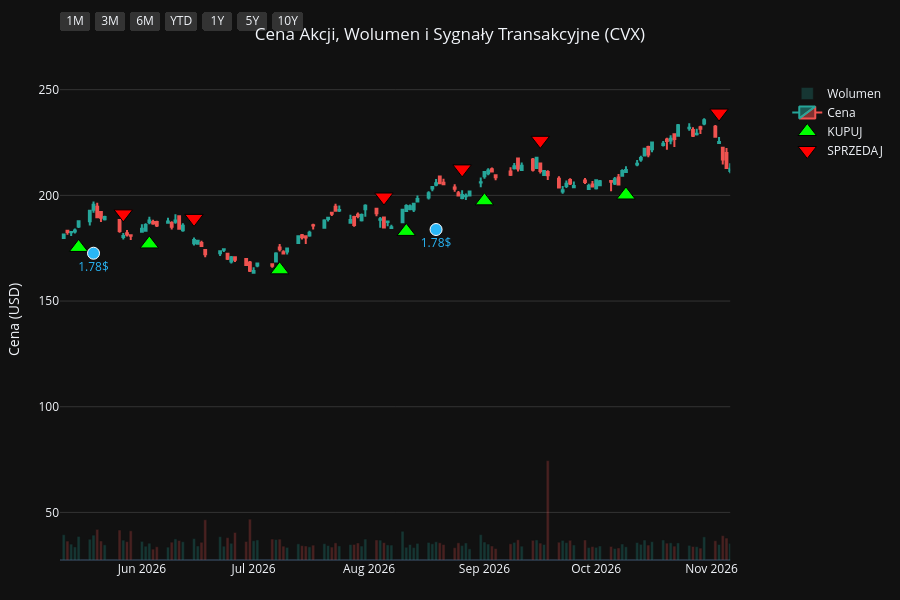
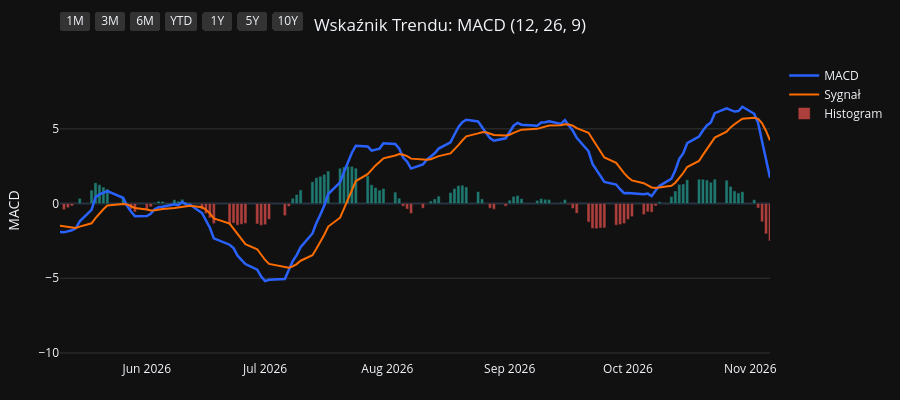
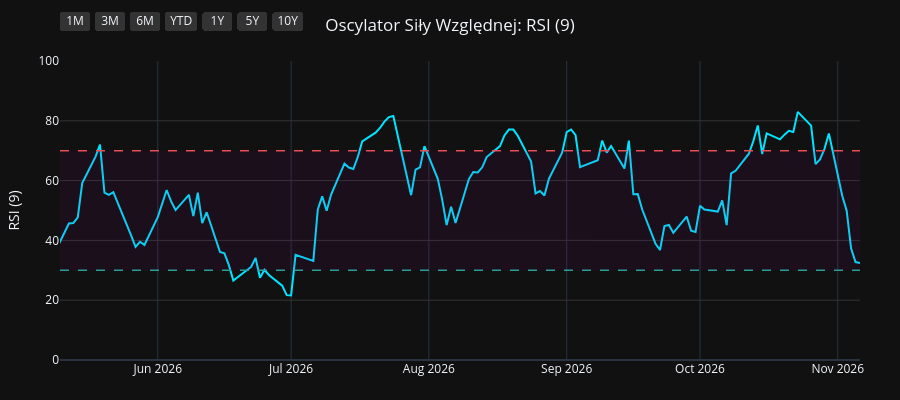
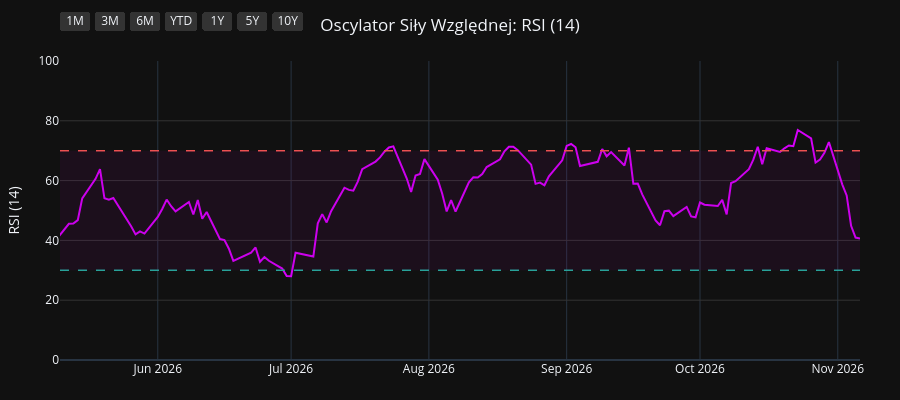

Here is the notebook cell these charts were saved with, in order:
### Code cell
import os
import yfinance as yf
import pandas as pd
import pandas_ta as ta
import plotly.graph_objects as go
from plotly.subplots import make_subplots

# 1. Pobranie i przygotowanie danych
symbol = os.environ.get("STOCK_TICKER", "").strip().upper()
if not symbol:
    raise RuntimeError("Set STOCK_TICKER before running price_extractor.ipynb")
df = yf.Ticker(symbol).history(period="10y")
df.index = df.index.tz_localize(None)

# Wskaźniki i sygnały
df.ta.macd(fast=12, slow=26, signal=9, append=True)
df.ta.rsi(length=9, append=True)
df.ta.rsi(length=14, append=True)
df.ta.rsi(length=21, append=True)
df.dropna(inplace=True)

macd = df['MACD_12_26_9']
signal = df['MACDs_12_26_9']
wczorajszy_macd = macd.shift(1)
wczorajszy_signal = signal.shift(1)

df['Decyzja'] = 'BRAK'
df.loc[(macd > signal) & (wczorajszy_macd <= wczorajszy_signal), 'Decyzja'] = 'KUPUJ'
df.loc[(macd < signal) & (wczorajszy_macd >= wczorajszy_signal), 'Decyzja'] = 'SPRZEDAJ'

df_kupuj = df[df['Decyzja'] == 'KUPUJ']
df_sprzedaj = df[df['Decyzja'] == 'SPRZEDAJ']
df_dywidendy = df[df['Dividends'] > 0]
df_splity = df[df['Stock Splits'] > 0]

# Wspólna konfiguracja osi X
konfiguracja_osi_x = dict(
    type="date",
    showspikes=True, spikemode="across", spikesnap="cursor", spikedash="dot", spikecolor="#ffffff", spikethickness=1, hoverformat="%Y-%m-%d",
    rangeselector=dict(
        buttons=list([
            dict(count=1, label="1M", step="month", stepmode="backward"),
            dict(count=3, label="3M", step="month", stepmode="backward"),
            dict(count=6, label="6M", step="month", stepmode="backward"),
            dict(count=1, label="YTD", step="year", stepmode="todate"),
            dict(count=1, label="1Y", step="year", stepmode="backward"),
            dict(count=5, label="5Y", step="year", stepmode="backward"),
            dict(step="all", label="10Y")
        ]),
        bgcolor="#333333", activecolor="#2962ff", x=0, y=1.1
    )
)

# ==========================================
# WYKRES 1: CENA + WOLUMEN + SYGNAŁY
# ==========================================
fig1 = make_subplots(specs=[[{"secondary_y": True}]])

kolory_wolumenu = ['#26a69a' if row['Close'] >= row['Open'] else '#ef5350' for index, row in df.iterrows()]
fig1.add_trace(go.Bar(x=df.index, y=df['Volume'], marker_color=kolory_wolumenu, opacity=0.25, name='Wolumen'), secondary_y=True)
fig1.add_trace(go.Candlestick(x=df.index, open=df['Open'], high=df['High'], low=df['Low'], close=df['Close'], name='Cena', increasing_line_color='#26a69a', decreasing_line_color='#ef5350'), secondary_y=False)
fig1.add_trace(go.Scatter(x=df_kupuj.index, y=df_kupuj['Low'] * 0.95, customdata=df_kupuj[['Low', 'High']], mode='markers', marker=dict(symbol='triangle-up', size=16, color='#00ff00', line=dict(width=1, color='black')), name='KUPUJ', hovertemplate='KUPUJ<br>Najniższa: %{customdata[0]:.2f}<br>Najwyższa: %{customdata[1]:.2f}<extra></extra>'), secondary_y=False)
fig1.add_trace(go.Scatter(x=df_sprzedaj.index, y=df_sprzedaj['High'] * 1.05, customdata=df_sprzedaj[['Low', 'High']], mode='markers', marker=dict(symbol='triangle-down', size=16, color='#ff0000', line=dict(width=1, color='black')), name='SPRZEDAJ', hovertemplate='SPRZEDAJ<br>Najniższa: %{customdata[0]:.2f}<br>Najwyższa: %{customdata[1]:.2f}<extra></extra>'), secondary_y=False)

if not df_dywidendy.empty:
    fig1.add_trace(go.Scatter(x=df_dywidendy.index, y=df_dywidendy['Low'] * 0.90, mode='markers+text', marker=dict(symbol='circle', size=12, color='#29b6f6', line=dict(width=1, color='white')), text=df_dywidendy['Dividends'].apply(lambda x: f"{x}$"), textposition="bottom center", name='Dywidenda', showlegend=False, hovertemplate='Dywidenda: %{text}<extra></extra>', textfont=dict(color="#29b6f6")), secondary_y=False)
if not df_splity.empty:
                    fig1.add_trace(go.Scatter(x=df_splity.index, y=df_splity['High'], mode='markers+text', marker=dict(symbol='star', size=16, color='#ffee58', line=dict(width=1, color='black')), text=df_splity['Stock Splits'].apply(lambda x: f"{x:g}:1" if x >= 1 else f"1:{1 / x:g}"), textposition="top center", name='Split', hovertemplate='%{text}<extra></extra>', textfont=dict(color="#ffee58")), secondary_y=False)

fig1.update_layout(title=dict(text=f"Cena Akcji, Wolumen i Sygnały Transakcyjne ({symbol})", x=0.5, xanchor='center'), dragmode='pan', xaxis_rangeslider_visible=False, template='plotly_dark', height=600, hovermode='x unified', margin=dict(l=60, r=40, t=60, b=40))
fig1.update_xaxes(**konfiguracja_osi_x)
fig1.update_xaxes(range=[df.index.max() - pd.Timedelta(days=180), df.index.max()])
fig1.update_yaxes(title_text="Cena (USD)", secondary_y=False, gridcolor='#333333')
fig1.update_yaxes(range=[0, df['Volume'].max() * 4], showgrid=False, showticklabels=False, secondary_y=True)
fig1.show(config={'scrollZoom': True})

# ==========================================
# WYKRES 2: WSKAŹNIK MACD
# ==========================================
fig2 = go.Figure()
fig2.add_trace(go.Scatter(x=df.index, y=df['MACD_12_26_9'], line=dict(color='#2962ff', width=2.5), name='MACD'))
fig2.add_trace(go.Scatter(x=df.index, y=df['MACDs_12_26_9'], line=dict(color='#ff6d00', width=2), name='Sygnał'))
kolory_macd = ['#26a69a' if val >= 0 else '#ef5350' for val in df['MACDh_12_26_9']]
fig2.add_trace(go.Bar(x=df.index, y=df['MACDh_12_26_9'], marker_color=kolory_macd, name='Histogram', opacity=0.7))
fig2.update_layout(title=dict(text="Wskaźnik Trendu: MACD (12, 26, 9)", x=0.5, xanchor='center'), dragmode='pan', xaxis_rangeslider_visible=False, template='plotly_dark', height=400, hovermode='x unified', margin=dict(l=60, r=40, t=60, b=40))
fig2.update_xaxes(**konfiguracja_osi_x)
fig2.update_xaxes(range=[df.index.max() - pd.Timedelta(days=180), df.index.max()])
fig2.update_yaxes(title_text="MACD", gridcolor='#333333')
fig2.show(config={'scrollZoom': True})

# ==========================================
# WYKRES 3: OSCYLATOR RSI (9)
# ==========================================
fig3 = go.Figure()
fig3.add_trace(go.Scatter(x=df.index, y=df['RSI_9'], line=dict(color='#00e5ff', width=2), name='RSI (9)'))
fig3.add_hline(y=70, line_dash="dash", line_color="#ef5350", line_width=1.5)
fig3.add_hline(y=30, line_dash="dash", line_color="#26a69a", line_width=1.5)
fig3.add_hrect(y0=30, y1=70, line_width=0, fillcolor="purple", opacity=0.1)
fig3.update_layout(title=dict(text="Oscylator Siły Względnej: RSI (9)", x=0.5, xanchor='center'), dragmode='pan', xaxis_rangeslider_visible=False, template='plotly_dark', height=400, hovermode='x unified', margin=dict(l=60, r=40, t=60, b=40))
fig3.update_xaxes(**konfiguracja_osi_x)
fig3.update_xaxes(range=[df.index.max() - pd.Timedelta(days=180), df.index.max()])
fig3.update_yaxes(title_text="RSI (9)", range=[0, 100], gridcolor='#333333')
fig3.show(config={'scrollZoom': True})

# ==========================================
# WYKRES 4: OSCYLATOR RSI (14)
# ==========================================
fig4 = go.Figure()
fig4.add_trace(go.Scatter(x=df.index, y=df['RSI_14'], line=dict(color='#d500f9', width=2), name='RSI (14)'))
fig4.add_hline(y=70, line_dash="dash", line_color="#ef5350", line_width=1.5)
fig4.add_hline(y=30, line_dash="dash", line_color="#26a69a", line_width=1.5)
fig4.add_hrect(y0=30, y1=70, line_width=0, fillcolor="purple", opacity=0.1)
fig4.update_layout(title=dict(text="Oscylator Siły Względnej: RSI (14)", x=0.5, xanchor='center'), dragmode='pan', xaxis_rangeslider_visible=False, template='plotly_dark', height=400, hovermode='x unified', margin=dict(l=60, r=40, t=60, b=40))
fig4.update_xaxes(**konfiguracja_osi_x)
fig4.update_xaxes(range=[df.index.max() - pd.Timedelta(days=180), df.index.max()])
fig4.update_yaxes(title_text="RSI (14)", range=[0, 100], gridcolor='#333333')
fig4.show(config={'scrollZoom': True})

# ==========================================
# WYKRES 5: OSCYLATOR RSI (21)
# ==========================================
fig5 = go.Figure()
fig5.add_trace(go.Scatter(x=df.index, y=df['RSI_21'], line=dict(color='#64dd17', width=2), name='RSI (21)'))
fig5.add_hline(y=70, line_dash="dash", line_color="#ef5350", line_width=1.5)
fig5.add_hline(y=30, line_dash="dash", line_color="#26a69a", line_width=1.5)
fig5.add_hrect(y0=30, y1=70, line_width=0, fillcolor="purple", opacity=0.1)
fig5.update_layout(title=dict(text="Oscylator Siły Względnej: RSI (21)", x=0.5, xanchor='center'), dragmode='pan', xaxis_rangeslider_visible=False, template='plotly_dark', height=400, hovermode='x unified', margin=dict(l=60, r=40, t=60, b=40))
fig5.update_xaxes(**konfiguracja_osi_x)
fig5.update_xaxes(range=[df.index.max() - pd.Timedelta(days=180), df.index.max()])
fig5.update_yaxes(title_text="RSI (21)", range=[0, 100], gridcolor='#333333')
fig5.show(config={'scrollZoom': True})

### Figure 1 — Plotly figure (JSON) as saved in the notebook; plotly's stock layout.template omitted (floating-point values rounded to 4 significant figures; data arrays with more than 128 entries replaced by an {"elided": "..."} marker saying what was removed)
{"data": [{"marker": {"color": {"elided": "2481 str values"}}, "name": "Wolumen", "opacity": 0.25, "type": "bar", "x": {"elided": "2481 str values"}, "xaxis": "x", "y": {"elided": "2481 int values"}, "yaxis": "y2"}, {"close": {"elided": "2481 float values"}, "decreasing": {"line": {"color": "#ef5350"}}, "high": {"elided": "2481 float values"}, "increasing": {"line": {"color": "#26a69a"}}, "low": {"elided": "2481 float values"}, "name": "Cena", "open": {"elided": "2481 float values"}, "type": "candlestick", "x": {"elided": "2481 str values"}, "xaxis": "x", "yaxis": "y"}, {"customdata": {"elided": "102x2 float values"}, "hovertemplate": "KUPUJ<br>Najniższa: %{customdata[0]:.2f}<br>Najwyższa: %{customdata[1]:.2f}<extra></extra>", "marker": {"color": "#00ff00", "line": {"color": "black", "width": 1}, "size": 16, "symbol": "triangle-up"}, "mode": "markers", "name": "KUPUJ", "type": "scatter", "x": ["2017-02-14T00:00:00", "2017-02-21T00:00:00", "2017-02-27T00:00:00", "2017-03-30T00:00:00", "2017-04-28T00:00:00", "2017-06-09T00:00:00", "2017-07-19T00:00:00", "2017-07-25T00:00:00", "2017-09-05T00:00:00", "2017-11-24T00:00:00", "2017-12-20T00:00:00", "2018-02-26T00:00:00", "2018-04-03T00:00:00", "2018-06-12T00:00:00", "2018-06-29T00:00:00", "2018-07-10T00:00:00", "2018-07-25T00:00:00", "2018-08-28T00:00:00", "2018-09-17T00:00:00", "2018-11-05T00:00:00", "2018-11-28T00:00:00", "2019-01-02T00:00:00", "2019-03-01T00:00:00", "2019-03-11T00:00:00", "2019-05-09T00:00:00", "2019-06-06T00:00:00", "2019-07-11T00:00:00", "2019-08-29T00:00:00", "2019-10-16T00:00:00", "2019-12-13T00:00:00", "2020-02-11T00:00:00", "2020-03-26T00:00:00", "2020-06-03T00:00:00", "2020-07-15T00:00:00", "2020-08-10T00:00:00", "2020-10-06T00:00:00", "2020-11-02T00:00:00", "2021-01-07T00:00:00", "2021-02-10T00:00:00", "2021-04-28T00:00:00", "2021-06-02T00:00:00", "2021-07-28T00:00:00", "2021-08-27T00:00:00", "2021-09-02T00:00:00", "2021-09-13T00:00:00", "2021-09-22T00:00:00", "2021-12-08T00:00:00", "2021-12-28T00:00:00", "2022-02-28T00:00:00", "2022-04-18T00:00:00", "2022-05-06T00:00:00", "2022-05-13T00:00:00", "2022-07-18T00:00:00", "2022-10-04T00:00:00", "2022-11-15T00:00:00", "2022-12-23T00:00:00", "2023-03-03T00:00:00", "2023-03-14T00:00:00", "2023-03-24T00:00:00", "2023-05-24T00:00:00", "2023-06-02T00:00:00", "2023-06-29T00:00:00", "2023-07-21T00:00:00", "2023-08-11T00:00:00", "2023-09-01T00:00:00", "2023-09-27T00:00:00", "2023-10-18T00:00:00", "2023-11-15T00:00:00", "2024-01-26T00:00:00", "2024-03-14T00:00:00", "2024-04-24T00:00:00", "2024-05-10T00:00:00", "2024-06-24T00:00:00", "2024-07-12T00:00:00", "2024-07-26T00:00:00", "2024-07-30T00:00:00", "2024-08-19T00:00:00", "2024-09-17T00:00:00", "2024-10-17T00:00:00", "2024-11-04T00:00:00", "2025-01-03T00:00:00", "2025-02-11T00:00:00", "2025-03-17T00:00:00", "2025-04-25T00:00:00", "2025-07-03T00:00:00", "2025-07-24T00:00:00", "2025-08-15T00:00:00", "2025-08-22T00:00:00", "2025-09-26T00:00:00", "2025-10-21T00:00:00", "2025-11-07T00:00:00", "2025-12-04T00:00:00", "2025-12-11T00:00:00", "2025-12-23T00:00:00", "2026-03-12T00:00:00", "2026-04-29T00:00:00", "2026-05-15T00:00:00", "2026-06-03T00:00:00", "2026-07-08T00:00:00", "2026-08-11T00:00:00", "2026-09-01T00:00:00", "2026-10-09T00:00:00"], "xaxis": "x", "y": [71.02, 70.27, 70.12, 68.11, 67.34, 66.76, 66.43, 66.95, 70.47, 76.11, 78.29, 74.58, 74.07, 84.21, 83.82, 84.49, 82.17, 80.59, 78.93, 78.47, 77.74, 72.78, 82.49, 84.26, 82.27, 81.87, 86.37, 81.64, 80.59, 83.38, 77.83, 48.57, 69.51, 64.04, 63.59, 53.21, 51.11, 66.74, 67.7, 78.34, 81.47, 76.92, 76.23, 75.06, 75.46, 74.82, 92.53, 92.83, 110.2, 136.6, 131.5, 131.0, 111.4, 124.2, 149.8, 141.5, 131.9, 129.8, 124.8, 129.7, 127.5, 128.2, 130.4, 133.0, 136.3, 141.5, 140.4, 121.0, 124.5, 130.8, 138.2, 141.3, 135.0, 133.6, 135.8, 135.3, 127.6, 123.9, 130.2, 133.4, 130.1, 137.9, 140.0, 122.6, 133.2, 137.6, 140.4, 142.0, 145.8, 140.0, 140.2, 139.8, 138.7, 138.5, 179.0, 176.8, 175.4, 177.0, 164.8, 182.9, 197.4, 200.2], "yaxis": "y"}, {"customdata": {"elided": "102x2 float values"}, "hovertemplate": "SPRZEDAJ<br>Najniższa: %{customdata[0]:.2f}<br>Najwyższa: %{customdata[1]:.2f}<extra></extra>", "marker": {"color": "#ff0000", "line": {"color": "black", "width": 1}, "size": 16, "symbol": "triangle-down"}, "mode": "markers", "name": "SPRZEDAJ", "type": "scatter", "x": ["2017-02-17T00:00:00", "2017-02-22T00:00:00", "2017-03-09T00:00:00", "2017-04-17T00:00:00", "2017-05-30T00:00:00", "2017-06-22T00:00:00", "2017-07-24T00:00:00", "2017-08-15T00:00:00", "2017-10-03T00:00:00", "2017-12-18T00:00:00", "2018-01-23T00:00:00", "2018-04-02T00:00:00", "2018-05-18T00:00:00", "2018-06-15T00:00:00", "2018-07-02T00:00:00", "2018-07-12T00:00:00", "2018-08-09T00:00:00", "2018-09-06T00:00:00", "2018-10-11T00:00:00", "2018-11-27T00:00:00", "2018-12-07T00:00:00", "2019-02-28T00:00:00", "2019-03-08T00:00:00", "2019-03-20T00:00:00", "2019-05-28T00:00:00", "2019-07-03T00:00:00", "2019-07-17T00:00:00", "2019-09-27T00:00:00", "2019-11-19T00:00:00", "2020-01-08T00:00:00", "2020-02-25T00:00:00", "2020-05-13T00:00:00", "2020-06-11T00:00:00", "2020-07-31T00:00:00", "2020-08-20T00:00:00", "2020-10-28T00:00:00", "2020-12-07T00:00:00", "2021-01-25T00:00:00", "2021-03-17T00:00:00", "2021-05-19T00:00:00", "2021-06-18T00:00:00", "2021-08-18T00:00:00", "2021-09-01T00:00:00", "2021-09-09T00:00:00", "2021-09-21T00:00:00", "2021-11-02T00:00:00", "2021-12-14T00:00:00", "2022-02-14T00:00:00", "2022-03-17T00:00:00", "2022-04-19T00:00:00", "2022-05-09T00:00:00", "2022-06-10T00:00:00", "2022-08-31T00:00:00", "2022-11-10T00:00:00", "2022-11-16T00:00:00", "2023-01-30T00:00:00", "2023-03-13T00:00:00", "2023-03-15T00:00:00", "2023-04-25T00:00:00", "2023-05-31T00:00:00", "2023-06-22T00:00:00", "2023-07-17T00:00:00", "2023-08-08T00:00:00", "2023-08-16T00:00:00", "2023-09-21T00:00:00", "2023-10-02T00:00:00", "2023-10-23T00:00:00", "2024-01-09T00:00:00", "2024-02-28T00:00:00", "2024-04-15T00:00:00", "2024-05-01T00:00:00", "2024-05-14T00:00:00", "2024-07-09T00:00:00", "2024-07-24T00:00:00", "2024-07-29T00:00:00", "2024-08-01T00:00:00", "2024-09-05T00:00:00", "2024-10-16T00:00:00", "2024-10-22T00:00:00", "2024-12-03T00:00:00", "2025-01-31T00:00:00", "2025-03-03T00:00:00", "2025-04-03T00:00:00", "2025-06-26T00:00:00", "2025-07-17T00:00:00", "2025-07-31T00:00:00", "2025-08-18T00:00:00", "2025-09-05T00:00:00", "2025-09-29T00:00:00", "2025-11-05T00:00:00", "2025-11-20T00:00:00", "2025-12-05T00:00:00", "2025-12-12T00:00:00", "2026-02-20T00:00:00", "2026-04-01T00:00:00", "2026-05-07T00:00:00", "2026-05-27T00:00:00", "2026-06-15T00:00:00", "2026-08-05T00:00:00", "2026-08-26T00:00:00", "2026-09-16T00:00:00", "2026-11-03T00:00:00"], "xaxis": "x", "y": [77.65, 78.5, 77.37, 74.77, 74.28, 74.58, 73.47, 77.25, 84.73, 87.72, 95.87, 83.55, 95.16, 93.66, 92.31, 92.06, 91.63, 88.15, 91.07, 86.87, 89.91, 91.16, 92.5, 95.85, 91.41, 94.52, 95.98, 93.07, 92.86, 93.08, 82.97, 71.17, 75.58, 67.48, 70.72, 55.41, 76.3, 75.18, 90.93, 88.42, 90.1, 85.43, 83.41, 83.88, 82.4, 98.12, 101.6, 120.0, 141.4, 152.6, 147.3, 158.1, 144.2, 162.9, 167.8, 160.6, 146.2, 143.5, 154.8, 139.8, 140.9, 141.4, 146.6, 148.5, 155.5, 156.1, 152.3, 140.3, 145.6, 151.8, 152.8, 156.3, 147.9, 148.8, 151.2, 152.4, 138.4, 144.0, 146.6, 159.3, 150.7, 158.0, 159.3, 144.9, 151.7, 153.8, 156.3, 158.3, 160.8, 156.0, 156.3, 155.9, 154.8, 190.7, 211.2, 189.2, 191.2, 189.1, 199.2, 212.5, 226.0, 238.9], "yaxis": "y"}, {"hovertemplate": "Dywidenda: %{text}<extra></extra>", "marker": {"color": "#29b6f6", "line": {"color": "white", "width": 1}, "size": 12, "symbol": "circle"}, "mode": "markers+text", "name": "Dywidenda", "showlegend": false, "text": ["1.08$", "1.08$", "1.08$", "1.08$", "1.12$", "1.12$", "1.12$", "1.12$", "1.19$", "1.19$", "1.19$", "1.19$", "1.29$", "1.29$", "1.29$", "1.29$", "1.29$", "1.34$", "1.34$", "1.34$", "1.42$", "1.42$", "1.42$", "1.42$", "1.51$", "1.51$", "1.51$", "1.51$", "1.63$", "1.63$", "1.63$", "1.63$", "1.71$", "1.71$", "1.71$", "1.71$", "1.78$", "1.78$", "1.78$"], "textfont": {"color": "#29b6f6"}, "textposition": "bottom center", "type": "scatter", "x": ["2017-02-14T00:00:00", "2017-05-17T00:00:00", "2017-08-16T00:00:00", "2017-11-16T00:00:00", "2018-02-15T00:00:00", "2018-05-17T00:00:00", "2018-08-16T00:00:00", "2018-11-15T00:00:00", "2019-02-14T00:00:00", "2019-05-16T00:00:00", "2019-08-16T00:00:00", "2019-11-15T00:00:00", "2020-02-14T00:00:00", "2020-05-18T00:00:00", "2020-08-18T00:00:00", "2020-11-17T00:00:00", "2021-02-16T00:00:00", "2021-05-18T00:00:00", "2021-08-18T00:00:00", "2021-11-17T00:00:00", "2022-02-15T00:00:00", "2022-05-18T00:00:00", "2022-08-18T00:00:00", "2022-11-17T00:00:00", "2023-02-15T00:00:00", "2023-05-18T00:00:00", "2023-08-17T00:00:00", "2023-11-16T00:00:00", "2024-02-15T00:00:00", "2024-05-16T00:00:00", "2024-08-19T00:00:00", "2024-11-18T00:00:00", "2025-02-14T00:00:00", "2025-05-19T00:00:00", "2025-08-19T00:00:00", "2025-11-18T00:00:00", "2026-02-17T00:00:00", "2026-05-19T00:00:00", "2026-08-19T00:00:00"], "xaxis": "x", "y": [67.28, 63.61, 65.52, 70.9, 69.39, 81.08, 74.71, 72.57, 76.51, 79.15, 76.53, 80.47, 74.27, 62.9, 60.92, 60.05, 66.49, 77.01, 71.11, 85.43, 99.51, 125.8, 120.3, 139.1, 130.4, 119.2, 126.2, 112.9, 121.4, 131.5, 120.8, 133.1, 131.0, 117.4, 131.5, 132.9, 158.0, 172.6, 183.8], "yaxis": "y"}], "layout": {"dragmode": "pan", "height": 600, "hovermode": "x unified", "margin": {"b": 40, "l": 60, "r": 40, "t": 60}, "title": {"text": "Cena Akcji, Wolumen i Sygnały Transakcyjne (CVX)", "x": 0.5, "xanchor": "center"}, "xaxis": {"anchor": "y", "domain": [0.0, 0.94], "hoverformat": "%Y-%m-%d", "range": ["2026-05-10T00:00:00", "2026-11-06T00:00:00"], "rangeselector": {"activecolor": "#2962ff", "bgcolor": "#333333", "buttons": [{"count": 1, "label": "1M", "step": "month", "stepmode": "backward"}, {"count": 3, "label": "3M", "step": "month", "stepmode": "backward"}, {"count": 6, "label": "6M", "step": "month", "stepmode": "backward"}, {"count": 1, "label": "YTD", "step": "year", "stepmode": "todate"}, {"count": 1, "label": "1Y", "step": "year", "stepmode": "backward"}, {"count": 5, "label": "5Y", "step": "year", "stepmode": "backward"}, {"label": "10Y", "step": "all"}], "x": 0, "y": 1.1}, "rangeslider": {"visible": false}, "showspikes": true, "spikecolor": "#ffffff", "spikedash": "dot", "spikemode": "across", "spikesnap": "cursor", "spikethickness": 1, "type": "date"}, "yaxis": {"anchor": "x", "domain": [0.0, 1.0], "gridcolor": "#333333", "title": {"text": "Cena (USD)"}}, "yaxis2": {"anchor": "x", "overlaying": "y", "range": [0, 228924000], "showgrid": false, "showticklabels": false, "side": "right"}}}

### Figure 2 — Plotly figure (JSON) as saved in the notebook; plotly's stock layout.template omitted (floating-point values rounded to 4 significant figures; data arrays with more than 128 entries replaced by an {"elided": "..."} marker saying what was removed)
{"data": [{"line": {"color": "#2962ff", "width": 2.5}, "name": "MACD", "type": "scatter", "x": {"elided": "2481 str values"}, "y": {"elided": "2481 float values"}}, {"line": {"color": "#ff6d00", "width": 2}, "name": "Sygnał", "type": "scatter", "x": {"elided": "2481 str values"}, "y": {"elided": "2481 float values"}}, {"marker": {"color": {"elided": "2481 str values"}}, "name": "Histogram", "opacity": 0.7, "type": "bar", "x": {"elided": "2481 str values"}, "y": {"elided": "2481 float values"}}], "layout": {"dragmode": "pan", "height": 400, "hovermode": "x unified", "margin": {"b": 40, "l": 60, "r": 40, "t": 60}, "title": {"text": "Wskaźnik Trendu: MACD (12, 26, 9)", "x": 0.5, "xanchor": "center"}, "xaxis": {"hoverformat": "%Y-%m-%d", "range": ["2026-05-10T00:00:00", "2026-11-06T00:00:00"], "rangeselector": {"activecolor": "#2962ff", "bgcolor": "#333333", "buttons": [{"count": 1, "label": "1M", "step": "month", "stepmode": "backward"}, {"count": 3, "label": "3M", "step": "month", "stepmode": "backward"}, {"count": 6, "label": "6M", "step": "month", "stepmode": "backward"}, {"count": 1, "label": "YTD", "step": "year", "stepmode": "todate"}, {"count": 1, "label": "1Y", "step": "year", "stepmode": "backward"}, {"count": 5, "label": "5Y", "step": "year", "stepmode": "backward"}, {"label": "10Y", "step": "all"}], "x": 0, "y": 1.1}, "rangeslider": {"visible": false}, "showspikes": true, "spikecolor": "#ffffff", "spikedash": "dot", "spikemode": "across", "spikesnap": "cursor", "spikethickness": 1, "type": "date"}, "yaxis": {"gridcolor": "#333333", "title": {"text": "MACD"}}}}

### Figure 3 — Plotly figure (JSON) as saved in the notebook; plotly's stock layout.template omitted (floating-point values rounded to 4 significant figures; data arrays with more than 128 entries replaced by an {"elided": "..."} marker saying what was removed)
{"data": [{"line": {"color": "#00e5ff", "width": 2}, "name": "RSI (9)", "type": "scatter", "x": {"elided": "2481 str values"}, "y": {"elided": "2481 float values"}}], "layout": {"dragmode": "pan", "height": 400, "hovermode": "x unified", "margin": {"b": 40, "l": 60, "r": 40, "t": 60}, "shapes": [{"line": {"color": "#ef5350", "dash": "dash", "width": 1.5}, "type": "line", "x0": 0, "x1": 1, "xref": "x domain", "y0": 70, "y1": 70, "yref": "y"}, {"line": {"color": "#26a69a", "dash": "dash", "width": 1.5}, "type": "line", "x0": 0, "x1": 1, "xref": "x domain", "y0": 30, "y1": 30, "yref": "y"}, {"fillcolor": "purple", "line": {"width": 0}, "opacity": 0.1, "type": "rect", "x0": 0, "x1": 1, "xref": "x domain", "y0": 30, "y1": 70, "yref": "y"}], "title": {"text": "Oscylator Siły Względnej: RSI (9)", "x": 0.5, "xanchor": "center"}, "xaxis": {"hoverformat": "%Y-%m-%d", "range": ["2026-05-10T00:00:00", "2026-11-06T00:00:00"], "rangeselector": {"activecolor": "#2962ff", "bgcolor": "#333333", "buttons": [{"count": 1, "label": "1M", "step": "month", "stepmode": "backward"}, {"count": 3, "label": "3M", "step": "month", "stepmode": "backward"}, {"count": 6, "label": "6M", "step": "month", "stepmode": "backward"}, {"count": 1, "label": "YTD", "step": "year", "stepmode": "todate"}, {"count": 1, "label": "1Y", "step": "year", "stepmode": "backward"}, {"count": 5, "label": "5Y", "step": "year", "stepmode": "backward"}, {"label": "10Y", "step": "all"}], "x": 0, "y": 1.1}, "rangeslider": {"visible": false}, "showspikes": true, "spikecolor": "#ffffff", "spikedash": "dot", "spikemode": "across", "spikesnap": "cursor", "spikethickness": 1, "type": "date"}, "yaxis": {"gridcolor": "#333333", "range": [0, 100], "title": {"text": "RSI (9)"}}}}

### Figure 4 — Plotly figure (JSON) as saved in the notebook; plotly's stock layout.template omitted (floating-point values rounded to 4 significant figures; data arrays with more than 128 entries replaced by an {"elided": "..."} marker saying what was removed)
{"data": [{"line": {"color": "#d500f9", "width": 2}, "name": "RSI (14)", "type": "scatter", "x": {"elided": "2481 str values"}, "y": {"elided": "2481 float values"}}], "layout": {"dragmode": "pan", "height": 400, "hovermode": "x unified", "margin": {"b": 40, "l": 60, "r": 40, "t": 60}, "shapes": [{"line": {"color": "#ef5350", "dash": "dash", "width": 1.5}, "type": "line", "x0": 0, "x1": 1, "xref": "x domain", "y0": 70, "y1": 70, "yref": "y"}, {"line": {"color": "#26a69a", "dash": "dash", "width": 1.5}, "type": "line", "x0": 0, "x1": 1, "xref": "x domain", "y0": 30, "y1": 30, "yref": "y"}, {"fillcolor": "purple", "line": {"width": 0}, "opacity": 0.1, "type": "rect", "x0": 0, "x1": 1, "xref": "x domain", "y0": 30, "y1": 70, "yref": "y"}], "title": {"text": "Oscylator Siły Względnej: RSI (14)", "x": 0.5, "xanchor": "center"}, "xaxis": {"hoverformat": "%Y-%m-%d", "range": ["2026-05-10T00:00:00", "2026-11-06T00:00:00"], "rangeselector": {"activecolor": "#2962ff", "bgcolor": "#333333", "buttons": [{"count": 1, "label": "1M", "step": "month", "stepmode": "backward"}, {"count": 3, "label": "3M", "step": "month", "stepmode": "backward"}, {"count": 6, "label": "6M", "step": "month", "stepmode": "backward"}, {"count": 1, "label": "YTD", "step": "year", "stepmode": "todate"}, {"count": 1, "label": "1Y", "step": "year", "stepmode": "backward"}, {"count": 5, "label": "5Y", "step": "year", "stepmode": "backward"}, {"label": "10Y", "step": "all"}], "x": 0, "y": 1.1}, "rangeslider": {"visible": false}, "showspikes": true, "spikecolor": "#ffffff", "spikedash": "dot", "spikemode": "across", "spikesnap": "cursor", "spikethickness": 1, "type": "date"}, "yaxis": {"gridcolor": "#333333", "range": [0, 100], "title": {"text": "RSI (14)"}}}}
